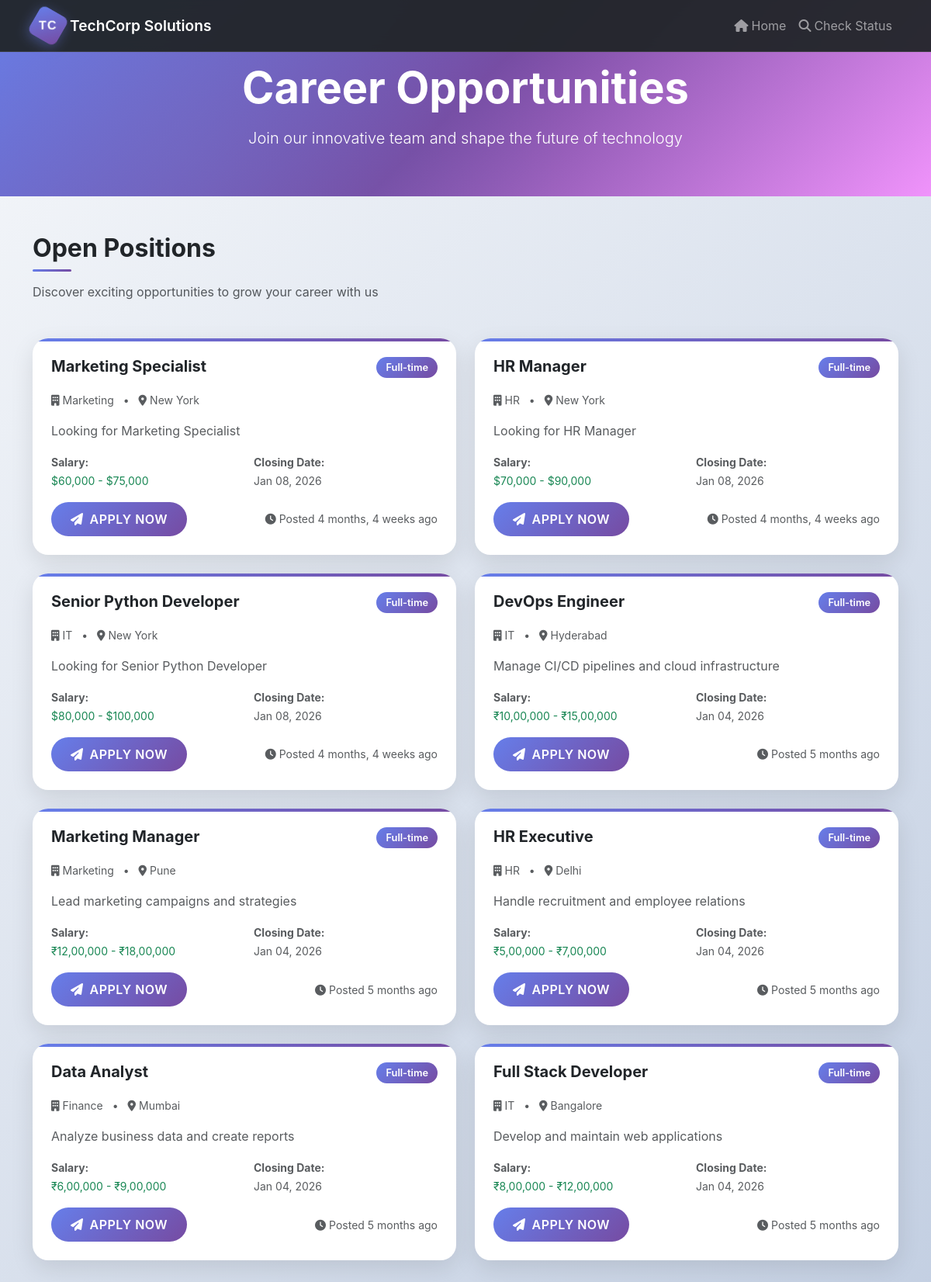
Screenshot of /jobs/ with the database file from the repository.
### employees/models.py (models this page shows, shortened)
class JobVacancy(models.Model):
    STATUS_CHOICES = [
        ('open', 'Open'),
        ('closed', 'Closed'),
    ]
    title = models.CharField(max_length=200)
    department = models.ForeignKey(Department, on_delete=models.CASCADE)
    description = models.TextField()
    requirements = models.TextField()
    salary_range = models.CharField(max_length=100)
    location = models.CharField(max_length=100)
    employment_type = models.CharField(max_length=50, default='Full-time')
    status = models.CharField(max_length=20, choices=STATUS_CHOICES, default='open')
    posted_date = models.DateTimeField(auto_now_add=True)
    closing_date = models.DateField()
    created_by = models.ForeignKey(User, on_delete=models.CASCADE)

class Department(models.Model):
    name = models.CharField(max_length=100)
    description = models.TextField(blank=True)
    head = models.ForeignKey('Employee', on_delete=models.SET_NULL, null=True, blank=True, related_name='heading_department')
    created_at = models.DateTimeField(auto_now_add=True)
    def __str__(self):
        return self.name

### employees/views.py (the view)
# urls.py: path('jobs/', views.job_list, name='job_list'),
def job_list(request):
    vacancies = JobVacancy.objects.filter(status='open').order_by('-posted_date')
    return render(request, 'job_list.html', {'vacancies': vacancies})

### employees/context_processors.py (called while the page is built, shortened)
def notifications(request):
    context = {
        'pending_count': 0,
        'leave_count': 0,
        'correction_count': 0,
        'password_reset_count': 0,
    }
    return context

### employees/templates/job_list.html (shortened to what this page needs)
<!DOCTYPE html>
<html lang="en">
<head>
    <link href="https://cdn.jsdelivr.net/npm/bootstrap@5.3.0/dist/css/bootstrap.min.css" rel="stylesheet">
    <link rel="stylesheet" href="https://cdnjs.cloudflare.com/ajax/libs/font-awesome/6.4.0/css/all.min.css">
</head>
<body>
    <nav class="navbar navbar-expand-lg navbar-dark fixed-top">
        <div class="container">
            <a class="navbar-brand d-flex align-items-center" href="{% url 'home' %}">
                <div class="logo-container me-2">
                    <div class="logo-hexagon">
                        <span class="logo-text">TC</span>
                    </div>
                </div>
                <span style="font-weight: 600; font-size: 1.2rem;">TechCorp Solutions</span>
            </a>
            <div class="navbar-nav ms-auto">
                <a class="nav-link" href="{% url 'home' %}">
                    <i class="fas fa-home me-1"></i>Home
                </a>
                <a class="nav-link" href="{% url 'application_status' %}">
                    <i class="fas fa-search me-1"></i>Check Status
                </a>
            </div>
        </div>
    </nav>
    <section class="hero-section text-center">
        <div class="container hero-content">
            <h1 class="display-4 mb-3 fw-bold">Career Opportunities</h1>
            <p class="lead mb-0">Join our innovative team and shape the future of technology</p>
        </div>
    </section>
    <div class="container py-5">
        {% if vacancies %}
            <div class="mb-5">
                <h2 class="section-title fw-bold mb-4">Open Positions</h2>
                <p class="text-muted">Discover exciting opportunities to grow your career with us</p>
            </div>
            <div class="row">
                {% for vacancy in vacancies %}
                <div class="col-lg-6 mb-4">
                    <div class="job-card h-100">
                        <div class="card-body p-4">
                            <div class="d-flex justify-content-between align-items-start mb-3">
                                <h5 class="card-title fw-bold mb-0">{{ vacancy.title }}</h5>
                                <span class="job-badge">{{ vacancy.employment_type }}</span>
                            </div>
                            <div class="mb-3">
                                <small class="text-muted">
                                    <i class="fas fa-building me-1"></i>{{ vacancy.department }}
                                    <span class="mx-2">•</span>
                                    <i class="fas fa-map-marker-alt me-1"></i>{{ vacancy.location }}
                                </small>
                            </div>
                            <p class="card-text text-muted mb-3">{{ vacancy.description|truncatechars:120 }}</p>
                            <div class="mb-3">
                                <div class="row">
                                    <div class="col-6">
                                        <small class="text-muted">
                                            <strong>Salary:</strong><br>
                                            <span class="text-success">{{ vacancy.salary_range }}</span>
                                        </small>
                                    </div>
                                    <div class="col-6">
                                        <small class="text-muted">
                                            <strong>Closing Date:</strong><br>
                                            {{ vacancy.closing_date|date:"M d, Y" }}
                                        </small>
                                    </div>
                                </div>
                            </div>
                            <div class="d-flex justify-content-between align-items-center">
                                <a href="{% url 'job_apply' vacancy.pk %}" class="btn btn-primary btn-apply">
                                    <i class="fas fa-paper-plane me-2"></i>Apply Now
                                </a>
                                <small class="text-muted">
                                    <i class="fas fa-clock me-1"></i>Posted {{ vacancy.posted_date|timesince }} ago
                                </small>
                            </div>
                        </div>
                    </div>
                </div>
                {% endfor %}
            </div>
        {% endif %}
    </div>
</body>
</html>

### employees/templates/job_list.html (style rules this page uses)
body { font-family: 'Inter', -apple-system, BlinkMacSystemFont, sans-serif; background: linear-gradient(135deg, #f5f7fa 0%, #c3cfe2 100%); min-height: 100vh; }
.hero-section { background: linear-gradient(135deg, #667eea 0%, #764ba2 50%, #f093fb 100%); color: white; padding: 80px 0 60px; position: relative; overflow: hidden; }
.hero-section::before { content: ''; position: absolute; top: 0; left: 0; right: 0; bottom: 0; background: radial-gradient(circle at 20% 80%, rgba(120, 119, 198, 0.3) 0%, transparent 50%); }
.navbar { backdrop-filter: blur(10px); background: rgba(33, 37, 41, 0.95) !important; border-bottom: 1px solid rgba(255,255,255,0.1); }
.job-card { background: white; border-radius: 20px; border: none; box-shadow: 0 10px 30px rgba(0,0,0,0.1); transition: all 0.4s cubic-bezier(0.175, 0.885, 0.32, 1.275); overflow: hidden; position: relative; }
.job-card::before { content: ''; position: absolute; top: 0; left: 0; right: 0; height: 4px; background: linear-gradient(135deg, #667eea 0%, #764ba2 100%); }
.job-badge { background: linear-gradient(135deg, #667eea 0%, #764ba2 100%); color: white; padding: 4px 12px; border-radius: 20px; font-size: 0.8rem; font-weight: 600; }
.btn-apply { background: linear-gradient(135deg, #667eea 0%, #764ba2 100%); border: none; border-radius: 25px; padding: 10px 25px; font-weight: 600; transition: all 0.3s ease; text-transform: uppercase; letter-spacing: 0.5px; }
.hero-content { position: relative; z-index: 2; }
.section-title { position: relative; display: inline-block; }
.section-title::after { content: ''; position: absolute; bottom: -10px; left: 0; width: 50px; height: 3px; background: linear-gradient(135deg, #667eea 0%, #764ba2 100%); border-radius: 2px; }
.logo-container { display: inline-block; position: relative; }
.logo-hexagon { width: 40px; height: 40px; background: linear-gradient(135deg, #667eea 0%, #764ba2 100%); position: relative; transform: rotate(30deg); border-radius: 8px; display: flex; align-items: center; justify-content: center; box-shadow: 0 4px 15px rgba(102, 126, 234, 0.4); }
.logo-text { color: #ffffff; font-weight: 900; font-size: 16px; letter-spacing: 1px; transform: rotate(-30deg); font-family: 'Impact', 'Arial Black', sans-serif; }

### rows the page displays
JobVacancy: title "Marketing Specialist", employment_type "Full-time", department "Marketing", location "New York", description "Looking for Marketing Specialist", salary_range "$60,000 - $75,000", closing_date "Jan 08, 2026", posted_date "4 months, 4 weeks"
JobVacancy: title "HR Manager", employment_type "Full-time", department "HR", location "New York", description "Looking for HR Manager", salary_range "$70,000 - $90,000", closing_date "Jan 08, 2026", posted_date "4 months, 4 weeks"
JobVacancy: title "Senior Python Developer", employment_type "Full-time", department "IT", location "New York", description "Looking for Senior Python Developer", salary_range "$80,000 - $100,000", closing_date "Jan 08, 2026", posted_date "4 months, 4 weeks"
JobVacancy: title "DevOps Engineer", employment_type "Full-time", department "IT", location "Hyderabad", description "Manage CI/CD pipelines and cloud infrastructure", salary_range "₹10,00,000 - ₹15,00,000", closing_date "Jan 04, 2026", posted_date "5 months"
JobVacancy: title "Marketing Manager", employment_type "Full-time", department "Marketing", location "Pune", description "Lead marketing campaigns and strategies", salary_range "₹12,00,000 - ₹18,00,000", closing_date "Jan 04, 2026", posted_date "5 months"
JobVacancy: title "HR Executive", employment_type "Full-time", department "HR", location "Delhi", description "Handle recruitment and employee relations", salary_range "₹5,00,000 - ₹7,00,000", closing_date "Jan 04, 2026", posted_date "5 months"
JobVacancy: title "Data Analyst", employment_type "Full-time", department "Finance", location "Mumbai", description "Analyze business data and create reports", salary_range "₹6,00,000 - ₹9,00,000", closing_date "Jan 04, 2026", posted_date "5 months"
JobVacancy: title "Full Stack Developer", employment_type "Full-time", department "IT", location "Bangalore", description "Develop and maintain web applications", salary_range "₹8,00,000 - ₹12,00,000", closing_date "Jan 04, 2026", posted_date "5 months"
